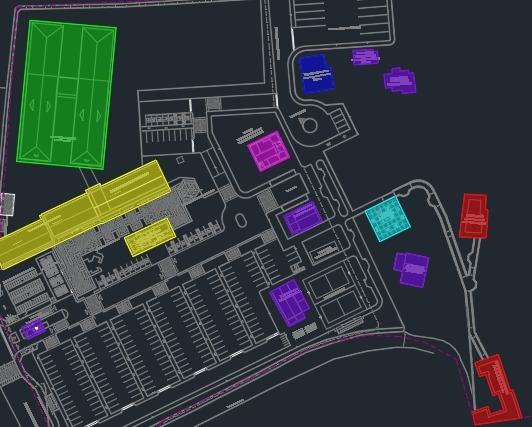
#> input picture img/image_map.jpeg, 532 x 427 px, found by its file name
$ python instance_generator.py
#> lines starting #> are read from the running program, lines starting #| are printed output that depends on the picture
import numpy as np
import matplotlib.pyplot as plt
class RetanguloDemanda:
    def __init__(self, x, y, altura, largura) -> None:
        self.x = x
        self.y = y
        self.altura = altura
        self.largura = largura

def criarFigura (largura, altura, num_pontos_x, num_pontos_y, path_image):
#> called with largura = 230, altura = 190, num_pontos_x = 5, num_pontos_y = 5
    fig, ax = plt.subplots()
    retangulo = plt.Rectangle((0, 0), largura, altura, edgecolor='black', facecolor='none')
    ax.add_patch(retangulo)

    img = plt.imread(path_image)
#> img is the input picture: shape (427, 532, 3); mean R, G, B 52.8, 60.8, 61
    ax.imshow(img, extent=[0, largura, 0, altura], aspect='auto')

    # distância de Manhattan
    x_coords = np.linspace(largura*0.05, largura*0.95, num_pontos_x)
    y_coords = np.linspace(altura*0.05, altura*0.95, num_pontos_y)

    pontos_grid = np.array(np.meshgrid(x_coords, y_coords)).T.reshape(-1, 2)

    pontos_grid = np.round(pontos_grid).astype(int)

    distancias_manhattan = np.zeros((len(pontos_grid), len(pontos_grid)))

    for i, ponto_a in enumerate(pontos_grid):
        for j, ponto_b in enumerate(pontos_grid):
            distancias_manhattan[i, j] = abs(ponto_a[0] - ponto_b[0]) + abs(ponto_a[1] - ponto_b[1])

    ax.plot(pontos_grid[:, 0], pontos_grid[:, 1], 'bo', markersize=5)

    ax.set_xlabel('X (metros)')
    ax.set_ylabel('Y (metros)')

    def criarFiguraRetanguloDemanda(RetanguloDemanda_obj, cor):
        figura = plt.Rectangle(
            (RetanguloDemanda_obj.x, RetanguloDemanda_obj.y),
            RetanguloDemanda_obj.largura,
            RetanguloDemanda_obj.altura,
            edgecolor=cor,
            facecolor='none'
        )
        return figura

    alta_demanda1 = RetanguloDemanda(8, 115, 70, 40)
    figura1 = criarFiguraRetanguloDemanda(alta_demanda1, "red")
    ax.add_patch(figura1)

    alta_demanda2 = RetanguloDemanda(1,80,30,90)
    figura2 = criarFiguraRetanguloDemanda(alta_demanda2, "red")
    ax.add_patch(figura2)

    media_demanda = RetanguloDemanda(100,43,85,90)
    figura3 = criarFiguraRetanguloDemanda(media_demanda, "yellow")
    ax.add_patch(figura3)

    plt.savefig('instance_image.png')
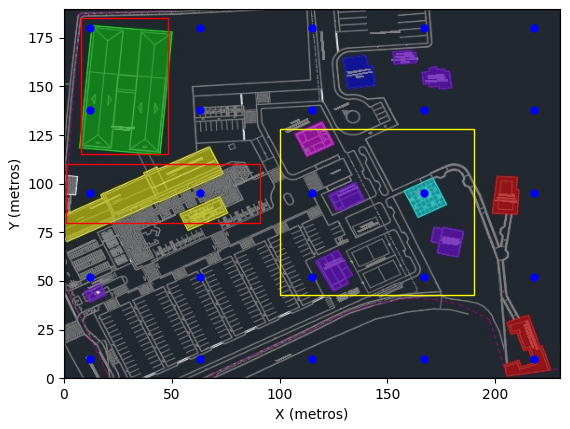
#> figure drawn by matplotlib, 1 panel

    plt.show()

    return pontos_grid, alta_demanda1, alta_demanda2, media_demanda, distancias_manhattan

def calcular_demanda(pontos_grid, alta_demanda1, alta_demanda2, media_demanda, num_totaldemanda):
#> called with pontos_grid = array of shape (25, 2), num_totaldemanda = 500
    aux_demanda = []
    for ponto in pontos_grid:
        if (alta_demanda1.x <= ponto[0] <= (alta_demanda1.x + alta_demanda1.largura)) and (alta_demanda1.y <= ponto[1] <= (alta_demanda1.y + alta_demanda1.altura)):
            aux_demanda.append(1)
        elif (alta_demanda2.x <= ponto[0] <= (alta_demanda2.x + alta_demanda2.largura)) and (alta_demanda1.y <= ponto[1] <= (alta_demanda1.y + alta_demanda1.altura)):
            aux_demanda.append(1)
        elif (media_demanda.x <= ponto[0] <= (media_demanda.x + media_demanda.largura)) and (media_demanda.y <= ponto[1] <= (media_demanda.y + media_demanda.altura)):
            aux_demanda.append(2)
        else:
            aux_demanda.append(3)

    contaltademanda = 0
    contmediademanda = 0
    contbaixademanda = 0

    for i in aux_demanda:
        if i == 1:
            contaltademanda += 1
        if i == 2:
            contmediademanda += 1
        if i == 3:
            contbaixademanda += 1

    val_altademanda = int((num_totaldemanda * 0.5)/contaltademanda)
    val_mediademanda = int((num_totaldemanda * 0.3)/contmediademanda)
    val_baixademanda = int((num_totaldemanda * 0.2)/contbaixademanda)

    sobra_valores = (num_totaldemanda - ((val_altademanda * contaltademanda) + (val_mediademanda * contmediademanda) + (val_baixademanda * contbaixademanda)))

    demanda = []
    for i in aux_demanda:
        if (sobra_valores > 0):
            if i == 1:
                demanda.append(val_altademanda + 1)
                sobra_valores -= 1
            elif i == 2:
                demanda.append(val_mediademanda + 1)
                sobra_valores -= 1
            else:
                demanda.append(val_baixademanda + 1)
                sobra_valores -= 1
        else:
            if i == 1:
                demanda.append(val_altademanda)
            elif i == 2:
                demanda.append(val_mediademanda)
            else:
                demanda.append(val_baixademanda)

    return demanda
def salvar_dados(num_pontos_x, num_pontos_y, p, cap, demanda, distancias_manhattan):
#> called with num_pontos_x = 5, num_pontos_y = 5, p = 7, cap = 121
    with open(f'AAD_PMEDcap_{num_pontos_x * num_pontos_y}_{p}.txt', 'w') as f:
        f.write(f"{num_pontos_x * num_pontos_y}\n{p}\n{cap}\n")
        f.write(" ".join(map(str, demanda)) + "\n")
        for linha, colunas in enumerate(distancias_manhattan):
            for coluna, distancia in enumerate(colunas):
                f.write(f"{linha} {coluna} {int(distancia)}\n")


if __name__ == '__main__':
    perc_p = 0.3
    num_totaldemanda = 500
    num_pontos_x = 5
    num_pontos_y = 5

    p = int((num_pontos_x * num_pontos_y) * perc_p)
    cap = int((num_totaldemanda/p) * 1.7)

    pontos_grid, alta_demanda1, alta_demanda2, media_demanda, distancias_manhattan = criarFigura(230, 190, num_pontos_x, num_pontos_y, 'C:\\P-Medianas-Capacitado\\img\\image_map.jpeg')
    demanda = calcular_demanda(pontos_grid, alta_demanda1, alta_demanda2, media_demanda, num_totaldemanda)
    salvar_dados(num_pontos_x, num_pontos_y, p, cap, demanda, distancias_manhattan)
